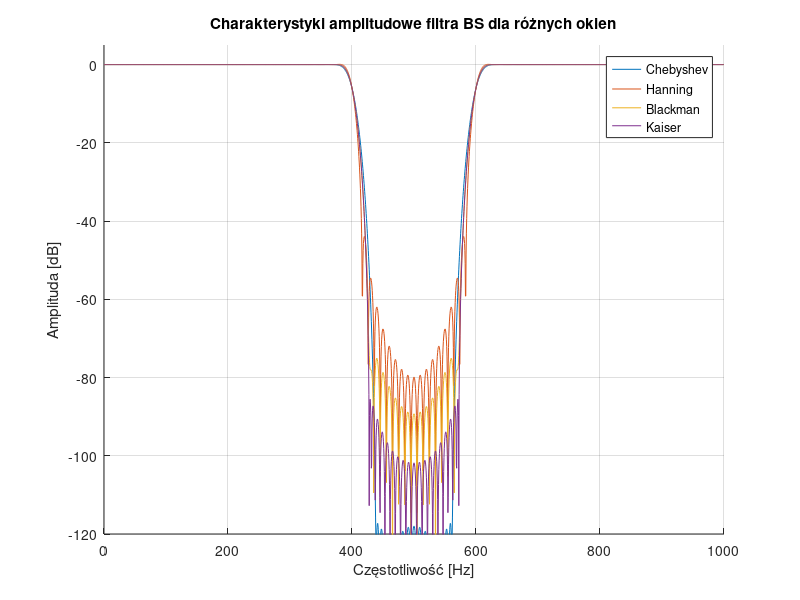

The MATLAB script that drew this image:
clear all; close all; clc;

% Parametry filtra
fpr = 2000;        % Częstotliwość próbkowania
f1 = 400;          % Pasmo BS dolne
f2 = 600;          % Pasmo BS górne
M = 100;           % Połowa długości filtra
N = 2*M + 1;       % Długość filtra
n = -M:M;

% Odpowiedź impulsowa idealnego filtra BS
hALL = zeros(1,N); hALL(M+1) = 1;
hLP1 = sin(2*pi*f1/fpr*n)./(pi*n); hLP1(M+1) = 2*f1/fpr;
hLP2 = sin(2*pi*f2/fpr*n)./(pi*n); hLP2(M+1) = 2*f2/fpr;
hBP  = hLP2 - hLP1;
hBS  = hALL - hBP;

% Definicje okien
Rs = 100;                   % dla chebwin
beta = 8.6;                 % dla kaiser() - dla ~100 dB
okna = {
    chebwin(N, Rs)', 'Chebyshev';
    hanning(N)',     'Hanning';
    blackman(N)',    'Blackman';
    kaiser(N, beta)', 'Kaiser'
};

% Przygotuj wykres
figure; hold on; grid on;
title('Charakterystyki amplitudowe filtra BS dla różnych okien');
xlabel('Częstotliwość [Hz]');
ylabel('Amplituda [dB]');

for i = 1:size(okna,1)
    w = okna{i,1};            % Okno
    label = okna{i,2};        % Etykieta

    b = hBS .* w;             % Wagi filtra

    % Odpowiedź częstotliwościowa
    Nfft = 4096;
    H = fft(b, Nfft);
    H = fftshift(H);
    f = (-Nfft/2:Nfft/2-1)*(fpr/Nfft);

    % Pokaż tylko dodatnie częstotliwości
    idx = f >= 0;
    plot(f(idx), 20*log10(abs(H(idx)) + eps), 'DisplayName', label);
end

legend('show');
ylim([-120 5]);
